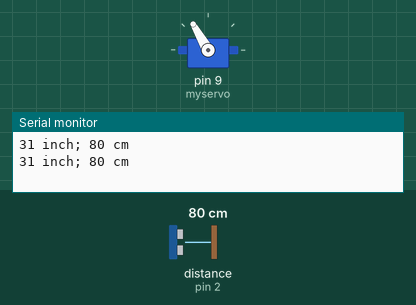
Bench run of a sketch on a simulated Arduino Uno, built with avr-gcc and run on an emulated ATmega328P. On the bench: servo, the last lines printed to the serial monitor. Wiring (inferred from the names in the program): ultrasonic range finder: trigger pin 3; echo pin 2. Inputs (shaded band) come from the test bench; at power-on: distance to the obstacle (sensor on pin 2) 80 cm. The echo pulse lasts 58.3 µs per cm.

Above: at 1.8 s.
1.9 s: distance to the obstacle (sensor on pin 2) set to 32 cm
4.2 s: distance to the obstacle (sensor on pin 2) set to 28 cm
At 6.8 s:
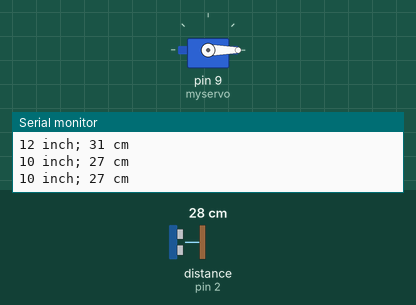
7.5 s: distance to the obstacle (sensor on pin 2) set to 35 cm
At 9.3 s:
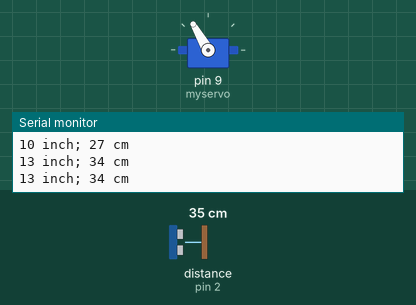
10.5 s: distance to the obstacle (sensor on pin 2) set to 2 cm
At 13.0 s:
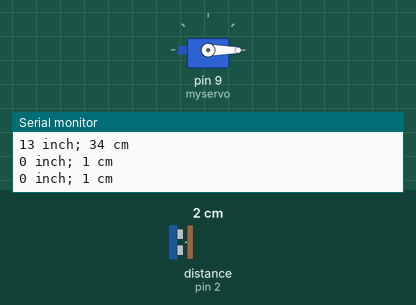
Timing chart, 0 to 14.5 s (numbered marks = the images above; inputs shaded):
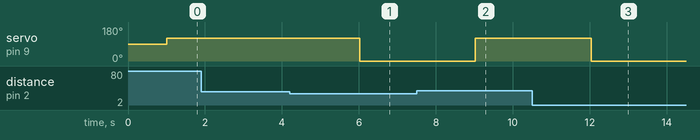

Measured:
- the behaviour switches between 31 and 30 cm on distance to the obstacle (sensor on pin 2) (found by bisection; images 0 and 1)
- after the input at 4.2 s, servo on pin 9 (myservo): 120° → 0° after 1.8 s
- after the input at 7.5 s, servo on pin 9 (myservo): 0° → 120° after 1.5 s
- after the input at 10.5 s, servo on pin 9 (myservo): 120° → 0° after 1.5 s

The sketch:

poornima.ino
```cpp
 #define BUZZ_PIN 4
#include <Servo.h>
Servo myservo;  // create servo object to control a servo
// twelve servo objects can be created on most boards
int pos = 0;    // variable to store the servo position


int val;
//----------------------------------------------------
// we'll use trigPin for emitting
int trigPin = 3;
// we'll listen for the pulse on the echoPin
int echoPin = 2;
// variables for calculations
long duration, distance_inch, distance_cm;
//---------------------------------------------------
void setup()
{
  // initialize serial communication
  Serial.begin (9600);
  // initialize pins
  pinMode(trigPin, OUTPUT);
  pinMode(echoPin, INPUT);
  //---------------------------------------------------

  myservo.attach(9);  // attaches the servo on pin 9 to the servo object
  //---------------------------------------------------

} void loop() {
  // emit a pulse
  digitalWrite(trigPin, HIGH);
  delayMicroseconds(10);
  digitalWrite(trigPin, LOW);
// get the time that it takes for the pulse to return
// pulseIn waits for the pulse and returns number of microseconds
// divided by two because sound travels there and back again
duration = pulseIn(echoPin, HIGH) / 2;
// convert to inches and centimeters by using this formula
distance_inch = duration / 74;
distance_cm = duration / 29;
// print the results
Serial.print(distance_inch);
Serial.print(" inch; ");
Serial.print(distance_cm);
Serial.println(" cm");
Serial.println("");
delay(1000);
//----------------------------------------------------------
if ( distance_inch <12)
{

  myservo.write(0);
  digitalWrite(BUZZ_PIN, HIGH);
  delay(500);
}
else
{

  myservo.write(120);                  // sets the servo position according to the scaled value

}
//----------------------------------------------------------

}
```
